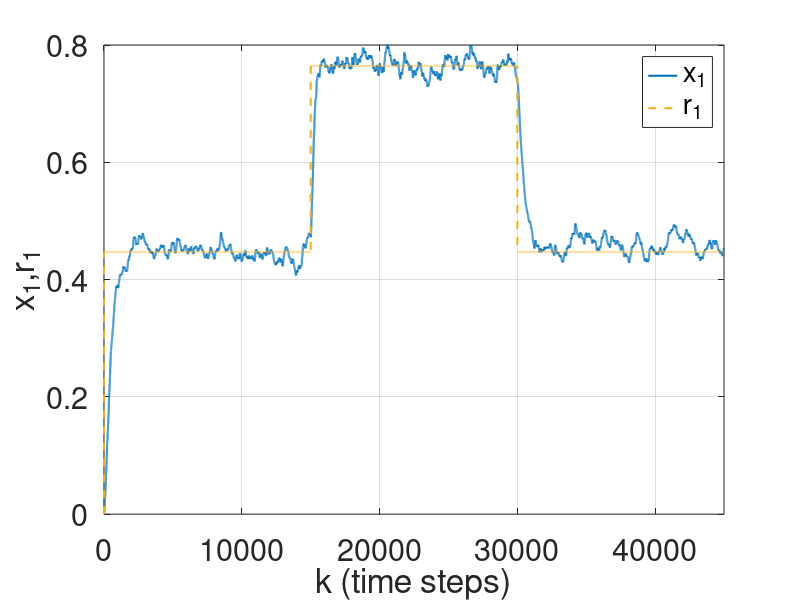
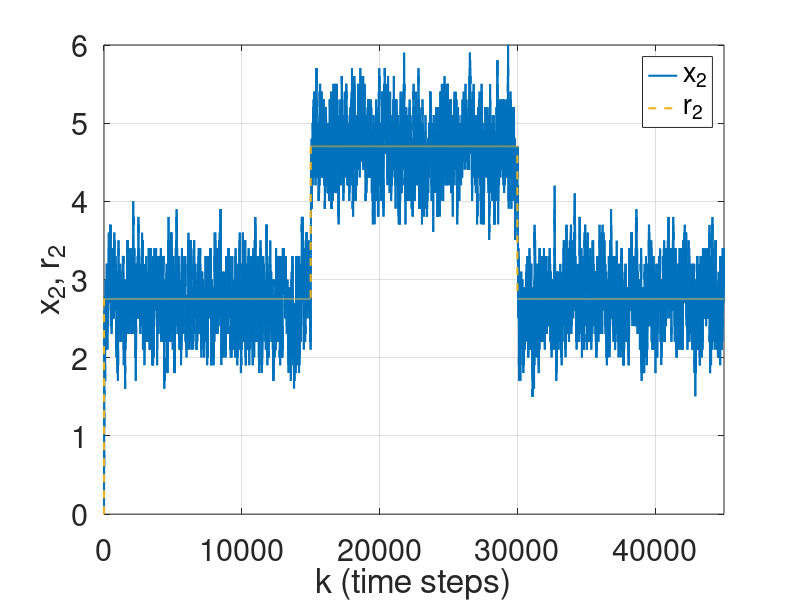

These figures' MATLAB source, in order: (Note: this script raises an error after producing the figures.)
x(1)=0.;
t(1)=0;
y(1)=0.;
n=45000;
tmax=45;
dt=tmax/n;
Q=10;
R=0.01;
m(1)=1;
alpha=1;
betta=100;
lambda=0.3;
gamma=20;
B=1;
Da=0.072;
r1(1)=0.;
r2(1)=0.;
e1(1)=x(1)-r1(1);
e2(1)=y(1)-r2(1);
u(1)=0;
% ==========================
diary("matlab_output.log")
x(1)=0; y(1)=0; t(1)=0; e1(1)=0; e2(1)=0; m(1)=1;
epsilon=0;
tic
for i=1:n-1,

m(i+1)=m(i)+1;

std = 2;
epsilon_prev = epsilon;
epsilon = std * randn();
deltaEpsilon = epsilon - epsilon_prev;

g1(i)=0;
g2(i)=lambda;

f1(i)=x(i)+dt*(-alpha*x(i)+Da*(1-x(i))*exp(y(i)/(1+y(i)/gamma)));
f2(i)=y(i)+dt*(-alpha*y(i)+B*Da*(1-x(i))*exp(y(i)/(1+y(i)/gamma)));


t(i+1)=t(i)+dt;

   if 0<=t(i+1) & t(i+1)<=15
    r1(i+1)=0.4472;
    elseif 15<t(i+1) & t(i+1)<30
    r1(i+1)=0.7646;
    elseif 30<=t(i+1) & t(i+1)<tmax
    r1(i+1)=0.4472;
    end

   if 0<=t(i+1) & t(i+1)<=15
    r2(i+1)=2.752;
    elseif 15<t(i+1) & t(i+1)<30
    r2(i+1)=4.7052;
    elseif 30<=t(i+1) & t(i+1)<tmax
    r2(i+1)=2.752;
   end

if (y(i)-r2(i) + epsilon)>0
S(i)=1;
elseif (y(i)-r2(i) + epsilon)<0
S(i)=-1;
else
S(i)=0;
end

u1(i)=0;
u2(i)=-1/g2(i)*(-betta*S(i)+r2(i+1)-r2(i)-f2(i));

x(i+1)=f1(i);
y(i+1)=y(i)+dt*(-betta*S(i)+r2(i+1)-r2(i)+deltaEpsilon) ;

%x(i+1)=r1(i+1);
%y(i+1)=r2(i+1);

e1(i+1)=x(i+1)-r1(i+1);
e2(i+1)=y(i+1)-r2(i+1);

end;
toc
diary off;
figure(1)
plot(1:n,x,'-','Color',[0,0.447,0.741],'LineWidth',1.5)
hold on
plot(1:n,r1,'--','Color',[0.929,0.694,0.125],'LineWidth',1.5)
hold off
axis([0 n 0 0.8])
legend('x_1','r_1')
grid
ylabel('x_1,r_1')
xlabel('k (time steps)')
set(gca,'FontSize',22)

figure(2)
plot(1:n,y,'-','Color',[0,0.447,0.741],'LineWidth',1.5)
hold on
plot(1:n,r2,'--','Color',[0.929,0.694,0.125],'LineWidth',1.5)
hold off
axis([0 n 0 6])
ylabel('x_2, r_2')
legend('x_2','r_2')
xlabel('k (time steps)')
grid
set(gca,'FontSize',22)

exportgraphics(figure(1), '/Users/Apple/work/tracking-control-network/research-vault/Research Journal/Paper/figures/images/matlab_fig2a_attacked_tracking_x1_r1.png', 'Resolution', 300);
exportgraphics(figure(2), '/Users/Apple/work/tracking-control-network/research-vault/Research Journal/Paper/figures/images/matlab_fig2a_attacked_tracking_x2_r2.png', 'Resolution', 300);
writematrix([t', x', y', r1', r2', e1', e2'], 'cstr_state_tracking_attacked_reference.csv');
clear all;
